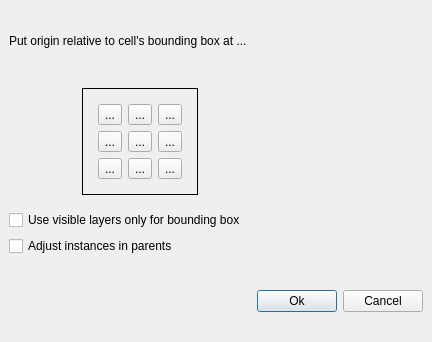
<ui version="4.0" >
 <class>AlignCellOptionsDialog</class>
 <widget class="QDialog" name="AlignCellOptionsDialog" >
  <property name="geometry" >
   <rect>
    <x>0</x>
    <y>0</y>
    <width>432</width>
    <height>342</height>
   </rect>
  </property>
  <property name="windowTitle" >
   <string>Align Cell</string>
  </property>
  <layout class="QVBoxLayout" >
   <property name="margin" >
    <number>9</number>
   </property>
   <property name="spacing" >
    <number>6</number>
   </property>
   <item>
    <widget class="QLabel" name="label" >
     <property name="text" >
      <string>Put origin relative to cell's bounding box at ...</string>
     </property>
    </widget>
   </item>
   <item>
    <widget class="QFrame" name="frame_2" >
     <property name="sizePolicy" >
      <sizepolicy>
       <hsizetype>0</hsizetype>
       <vsizetype>0</vsizetype>
       <horstretch>0</horstretch>
       <verstretch>0</verstretch>
      </sizepolicy>
     </property>
     <property name="frameShape" >
      <enum>QFrame::NoFrame</enum>
     </property>
     <property name="frameShadow" >
      <enum>QFrame::Raised</enum>
     </property>
     <layout class="QHBoxLayout" >
      <property name="margin" >
       <number>9</number>
      </property>
      <property name="spacing" >
       <number>6</number>
      </property>
      <item>
       <spacer>
        <property name="orientation" >
         <enum>Qt::Horizontal</enum>
        </property>
        <property name="sizeHint" >
         <size>
          <width>64</width>
          <height>20</height>
         </size>
        </property>
       </spacer>
      </item>
      <item>
       <widget class="QFrame" name="frame_3" >
        <property name="frameShape" >
         <enum>QFrame::Box</enum>
        </property>
        <property name="frameShadow" >
         <enum>QFrame::Plain</enum>
        </property>
        <layout class="QGridLayout" >
         <property name="margin" >
          <number>15</number>
         </property>
         <property name="spacing" >
          <number>6</number>
         </property>
         <item row="0" column="2" >
          <widget class="QToolButton" name="ct" >
           <property name="text" >
            <string>...</string>
           </property>
           <property name="icon" >
            <iconset resource="layResources.qrc" >:/ct.png</iconset>
           </property>
           <property name="iconSize" >
            <size>
             <width>31</width>
             <height>31</height>
            </size>
           </property>
           <property name="checkable" >
            <bool>true</bool>
           </property>
          </widget>
         </item>
         <item row="0" column="0" >
          <widget class="QToolButton" name="lt" >
           <property name="text" >
            <string>...</string>
           </property>
           <property name="icon" >
            <iconset resource="layResources.qrc" >:/lt.png</iconset>
           </property>
           <property name="iconSize" >
            <size>
             <width>31</width>
             <height>31</height>
            </size>
           </property>
           <property name="checkable" >
            <bool>true</bool>
           </property>
          </widget>
         </item>
         <item row="0" column="3" >
          <widget class="QToolButton" name="rt" >
           <property name="text" >
            <string>...</string>
           </property>
           <property name="icon" >
            <iconset resource="layResources.qrc" >:/rt.png</iconset>
           </property>
           <property name="iconSize" >
            <size>
             <width>31</width>
             <height>31</height>
            </size>
           </property>
           <property name="checkable" >
            <bool>true</bool>
           </property>
          </widget>
         </item>
         <item row="1" column="0" >
          <widget class="QToolButton" name="lc" >
           <property name="text" >
            <string>...</string>
           </property>
           <property name="icon" >
            <iconset resource="layResources.qrc" >:/lc.png</iconset>
           </property>
           <property name="iconSize" >
            <size>
             <width>31</width>
             <height>31</height>
            </size>
           </property>
           <property name="checkable" >
            <bool>true</bool>
           </property>
          </widget>
         </item>
         <item row="1" column="2" >
          <widget class="QToolButton" name="cc" >
           <property name="text" >
            <string>...</string>
           </property>
           <property name="icon" >
            <iconset resource="layResources.qrc" >:/cc.png</iconset>
           </property>
           <property name="iconSize" >
            <size>
             <width>31</width>
             <height>31</height>
            </size>
           </property>
           <property name="checkable" >
            <bool>true</bool>
           </property>
          </widget>
         </item>
         <item row="1" column="3" >
          <widget class="QToolButton" name="rc" >
           <property name="text" >
            <string>...</string>
           </property>
           <property name="icon" >
            <iconset resource="layResources.qrc" >:/rc.png</iconset>
           </property>
           <property name="iconSize" >
            <size>
             <width>31</width>
             <height>31</height>
            </size>
           </property>
           <property name="checkable" >
            <bool>true</bool>
           </property>
          </widget>
         </item>
         <item row="2" column="0" >
          <widget class="QToolButton" name="lb" >
           <property name="text" >
            <string>...</string>
           </property>
           <property name="icon" >
            <iconset resource="layResources.qrc" >:/lb.png</iconset>
           </property>
           <property name="iconSize" >
            <size>
             <width>31</width>
             <height>31</height>
            </size>
           </property>
           <property name="checkable" >
            <bool>true</bool>
           </property>
          </widget>
         </item>
         <item row="2" column="2" >
          <widget class="QToolButton" name="cb" >
           <property name="text" >
            <string>...</string>
           </property>
           <property name="icon" >
            <iconset resource="layResources.qrc" >:/cb.png</iconset>
           </property>
           <property name="iconSize" >
            <size>
             <width>31</width>
             <height>31</height>
            </size>
           </property>
           <property name="checkable" >
            <bool>true</bool>
           </property>
          </widget>
         </item>
         <item row="2" column="3" >
          <widget class="QToolButton" name="rb" >
           <property name="text" >
            <string>...</string>
           </property>
           <property name="icon" >
            <iconset resource="layResources.qrc" >:/rb.png</iconset>
           </property>
           <property name="iconSize" >
            <size>
             <width>31</width>
             <height>31</height>
            </size>
           </property>
           <property name="checkable" >
            <bool>true</bool>
           </property>
          </widget>
         </item>
        </layout>
       </widget>
      </item>
      <item>
       <spacer>
        <property name="orientation" >
         <enum>Qt::Horizontal</enum>
        </property>
        <property name="sizeHint" >
         <size>
          <width>88</width>
          <height>20</height>
         </size>
        </property>
       </spacer>
      </item>
     </layout>
    </widget>
   </item>
   <item>
    <widget class="QCheckBox" name="vis_only_cbx" >
     <property name="text" >
      <string>Use visible layers only for bounding box</string>
     </property>
    </widget>
   </item>
   <item>
    <widget class="QCheckBox" name="adjust_calls_cbx" >
     <property name="text" >
      <string>Adjust instances in parents</string>
     </property>
    </widget>
   </item>
   <item>
    <spacer>
     <property name="orientation" >
      <enum>Qt::Vertical</enum>
     </property>
     <property name="sizeType" >
      <enum>QSizePolicy::Fixed</enum>
     </property>
     <property name="sizeHint" >
      <size>
       <width>20</width>
       <height>8</height>
      </size>
     </property>
    </spacer>
   </item>
   <item>
    <widget class="QFrame" name="frame" >
     <property name="frameShape" >
      <enum>QFrame::NoFrame</enum>
     </property>
     <property name="frameShadow" >
      <enum>QFrame::Raised</enum>
     </property>
     <layout class="QHBoxLayout" >
      <property name="margin" >
       <number>0</number>
      </property>
      <property name="spacing" >
       <number>6</number>
      </property>
      <item>
       <spacer>
        <property name="orientation" >
         <enum>Qt::Horizontal</enum>
        </property>
        <property name="sizeHint" >
         <size>
          <width>209</width>
          <height>20</height>
         </size>
        </property>
       </spacer>
      </item>
      <item>
       <widget class="QPushButton" name="pushButton" >
        <property name="text" >
         <string>Ok</string>
        </property>
        <property name="default" >
         <bool>true</bool>
        </property>
       </widget>
      </item>
      <item>
       <widget class="QPushButton" name="pushButton_2" >
        <property name="text" >
         <string>Cancel</string>
        </property>
       </widget>
      </item>
     </layout>
    </widget>
   </item>
  </layout>
 </widget>
 <tabstops>
  <tabstop>pushButton</tabstop>
  <tabstop>pushButton_2</tabstop>
  <tabstop>lt</tabstop>
  <tabstop>ct</tabstop>
  <tabstop>rt</tabstop>
  <tabstop>lc</tabstop>
  <tabstop>cc</tabstop>
  <tabstop>rc</tabstop>
  <tabstop>lb</tabstop>
  <tabstop>cb</tabstop>
  <tabstop>rb</tabstop>
  <tabstop>vis_only_cbx</tabstop>
 </tabstops>
 <resources>
  <include location="layResources.qrc" />
 </resources>
 <connections>
  <connection>
   <sender>pushButton</sender>
   <signal>clicked()</signal>
   <receiver>AlignCellOptionsDialog</receiver>
   <slot>accept()</slot>
   <hints>
    <hint type="sourcelabel" >
     <x>237</x>
     <y>203</y>
    </hint>
    <hint type="destinationlabel" >
     <x>147</x>
     <y>81</y>
    </hint>
   </hints>
  </connection>
  <connection>
   <sender>pushButton_2</sender>
   <signal>clicked()</signal>
   <receiver>AlignCellOptionsDialog</receiver>
   <slot>reject()</slot>
   <hints>
    <hint type="sourcelabel" >
     <x>325</x>
     <y>202</y>
    </hint>
    <hint type="destinationlabel" >
     <x>325</x>
     <y>57</y>
    </hint>
   </hints>
  </connection>
 </connections>
</ui>
